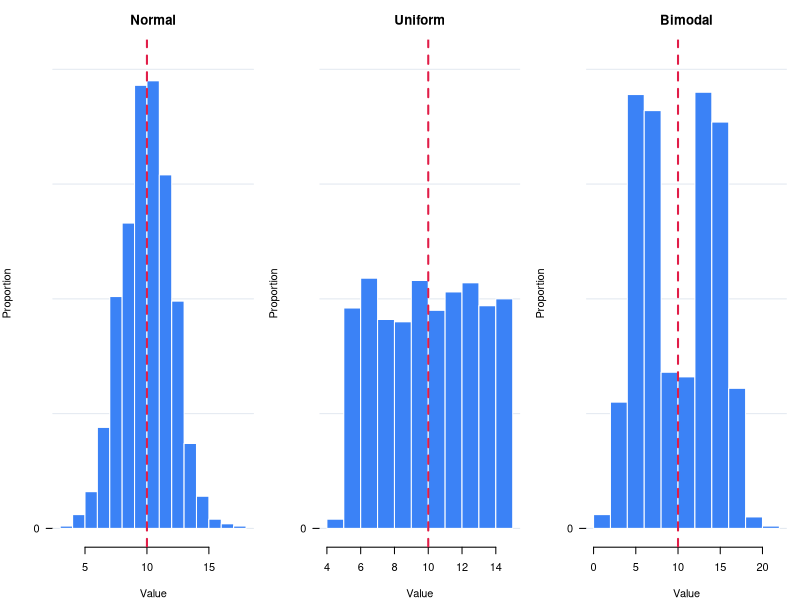

Source code (R):
## ---- chunk 1

set.seed(42)

# Set target mean
target_mean <- 10
n_obs <- 1000

# 1. Normal Distribution
raw_norm <- rnorm(n_obs, mean = target_mean, sd = 2)
data_norm <- raw_norm - mean(raw_norm) + target_mean

# 2. Uniform Distribution
raw_unif <- runif(n_obs, min = 5, max = 15)
data_unif <- raw_unif - mean(raw_unif) + target_mean

# 3. Bimodal Distribution (Mixture of two Gaussians)
half_n <- n_obs / 2
raw_bimodal <- c(rnorm(half_n, mean = 6, sd = 1.8), rnorm(half_n, mean = 14, sd = 1.8))
data_bimodal <- raw_bimodal - mean(raw_bimodal) + target_mean

# Compute histogram objects without plotting
h1 <- hist(data_norm, breaks = 10, plot = FALSE)
h2 <- hist(data_unif, breaks = 10, plot = FALSE)
h3 <- hist(data_bimodal, breaks = 10, plot = FALSE)

# Convert counts to proportions (relative frequencies)
h1$counts <- h1$counts / sum(h1$counts)
h2$counts <- h2$counts / sum(h2$counts)
h3$counts <- h3$counts / sum(h3$counts)

# Tight y-axis limit based on max peak across all 3 datasets
max_prop <- max(c(h1$counts, h2$counts, h3$counts))
y_limits <- c(0, max_prop * 1.05)

# Layout for 3 side-by-side plots
par(mfrow = c(1, 3), mar = c(4, 4, 3, 1))

col_main <- "#3b82f6"
col_grid <- "#e2e8f0"

# Plot 1: Normal
plot(h1, col = col_main, border = "white", main = "Normal", xlab = "Value", ylab = "Proportion", las = 1, ylim = y_limits)
grid(nx = NA, ny = NULL, col = col_grid, lty = 1)
plot(h1, col = col_main, border = "white", add = TRUE, las = 1)
abline(v = mean(data_norm), col = "#e11d48", lwd = 2, lty = 2)

# Plot 2: Uniform
plot(h2, col = col_main, border = "white", main = "Uniform", xlab = "Value", ylab = "Proportion", las = 1, ylim = y_limits)
grid(nx = NA, ny = NULL, col = col_grid, lty = 1)
plot(h2, col = col_main, border = "white", add = TRUE, las = 1)
abline(v = mean(data_unif), col = "#e11d48", lwd = 2, lty = 2)

# Plot 3: Bimodal
plot(h3, col = col_main, border = "white", main = "Bimodal", xlab = "Value", ylab = "Proportion", las = 1, ylim = y_limits)
grid(nx = NA, ny = NULL, col = col_grid, lty = 1)
plot(h3, col = col_main, border = "white", add = TRUE, las = 1)
abline(v = mean(data_bimodal), col = "#e11d48", lwd = 2, lty = 2)

# Reset layout
par(mfrow = c(1, 1))
